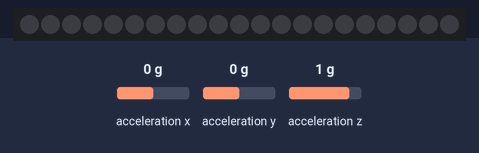
The sketch below on a simulated Arduino Nano 33 BLE. Parts: 21 RGB LEDs in strip order, left to right. The inputs (shaded band) are chosen by the test bench; at power-on: acceleration x 0 g, acceleration y 0 g, acceleration z 1 g. Dim RGB values are drawn brighter than linear.

Above: at 1.2 s.
1.3 s: acceleration x set to -1.4 g
At 1.47 s:
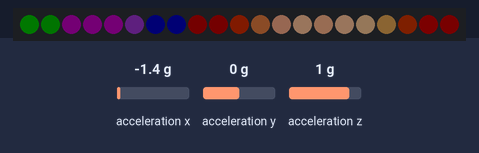
At 2.12 s:
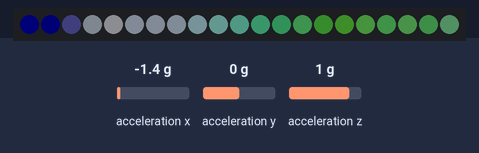
6.1 s: acceleration y set to -1.4 g
At 7.75 s:
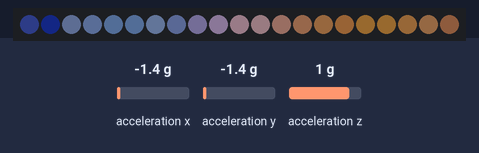
Timing chart, 0 to 9.2 s (numbered marks = the images above; inputs shaded):
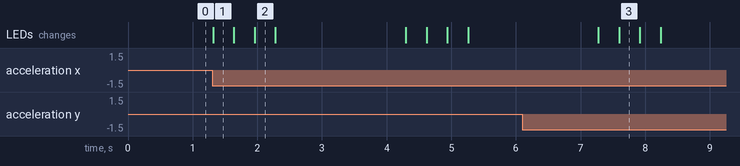

The sketch:

swim_pic_ble.ino
```cpp
#include "dataArray.h"

#include <Adafruit_NeoPixel.h>
#include <Arduino_LSM9DS1.h>

#define NUM_LEDS 21
#define DATA_PIN 11

Adafruit_NeoPixel strip = Adafruit_NeoPixel(NUM_LEDS, DATA_PIN, NEO_GRB + NEO_KHZ800);

void displayPattern(){

  for (int j=0; j<NUM_LEDS; j++){
    for (int i=0; i<23; i++){
      // strip.setPixelColor(i,strip.Color((255-fullimg[j][i][0])/5, (255-fullimg[j][i][1])/5, (255-fullimg[j][i][2])/5));

      strip.setPixelColor(i,strip.Color((fullimg[j][i][0])/10, (fullimg[j][i][1])/10, (fullimg[j][i][2])/10));

      // strip.setPixelColor(i,strip.Color((fullimg[j][i][0]), (fullimg[j][i][1]), (fullimg[j][i][2])));

      // Serial.print(fullimg[i][j][0], fullimg[i][j][1], fullimg[i][j][2]));
      strip.show(); // Update the strip with new pixel colors
    }
    delay(30); // Delay for each row
  }
}
void lightdown(){

  for (int j=0; j<NUM_LEDS; j++){
    for (int i=0; i<23; i++){
      // strip.setPixelColor(i,strip.Color((255-fullimg[j][i][0])/5, (255-fullimg[j][i][1])/5, (255-fullimg[j][i][2])/5));

      strip.setPixelColor(i,strip.Color(0, 0, 0));

      // strip.setPixelColor(i,strip.Color((fullimg[j][i][0]), (fullimg[j][i][1]), (fullimg[j][i][2])));

      // Serial.print(fullimg[i][j][0], fullimg[i][j][1], fullimg[i][j][2]));
      strip.show(); // Update the strip with new pixel colors
    }
    delay(80); // Delay for each row
  }

}


void setup()
{

  strip.begin(); // Initialize the NeoPixel strip
  strip.show(); // Initialize all pixels to 'off'

  if (!IMU.begin()) {
    Serial.println("Failed to initialize IMU!");
    while (1);
  }
}

void loop()
{
  float x, y, z;
  // Read acceleration data
  if (IMU.accelerationAvailable()) {
    IMU.readAcceleration(x, y, z);

    // Check for significant movement - adjust threshold as needed
    if (abs(x) > 1.2 || abs(y) > 1.2 || abs(z) > 1.2) {
      displayPattern();
      lightdown();
    }
  }

}
```

Source omitted: dataArray.h (data table, 84301 bytes)

Measured:
- after the input at 1.3 s, the LEDs: change at once (image 1)
